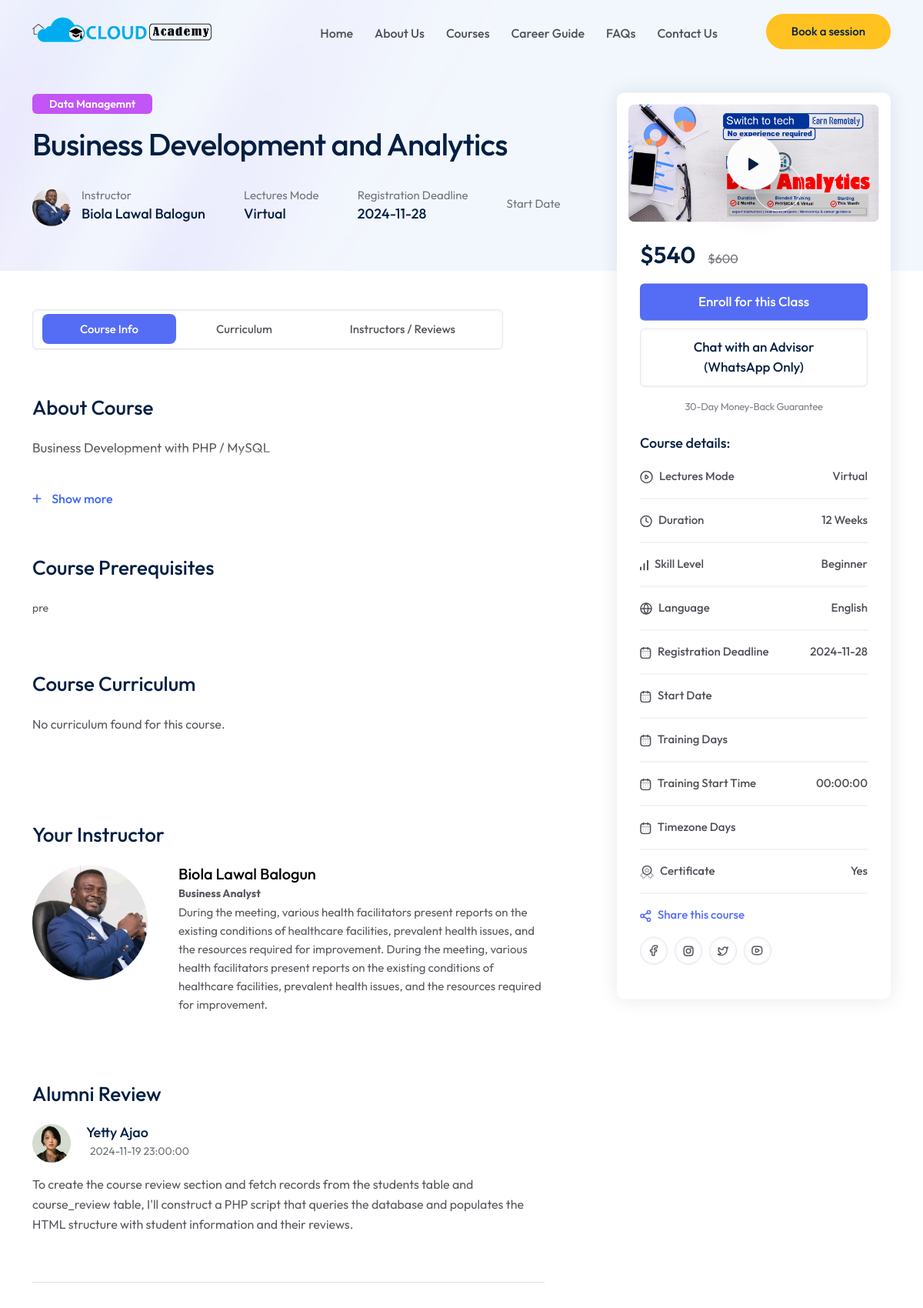
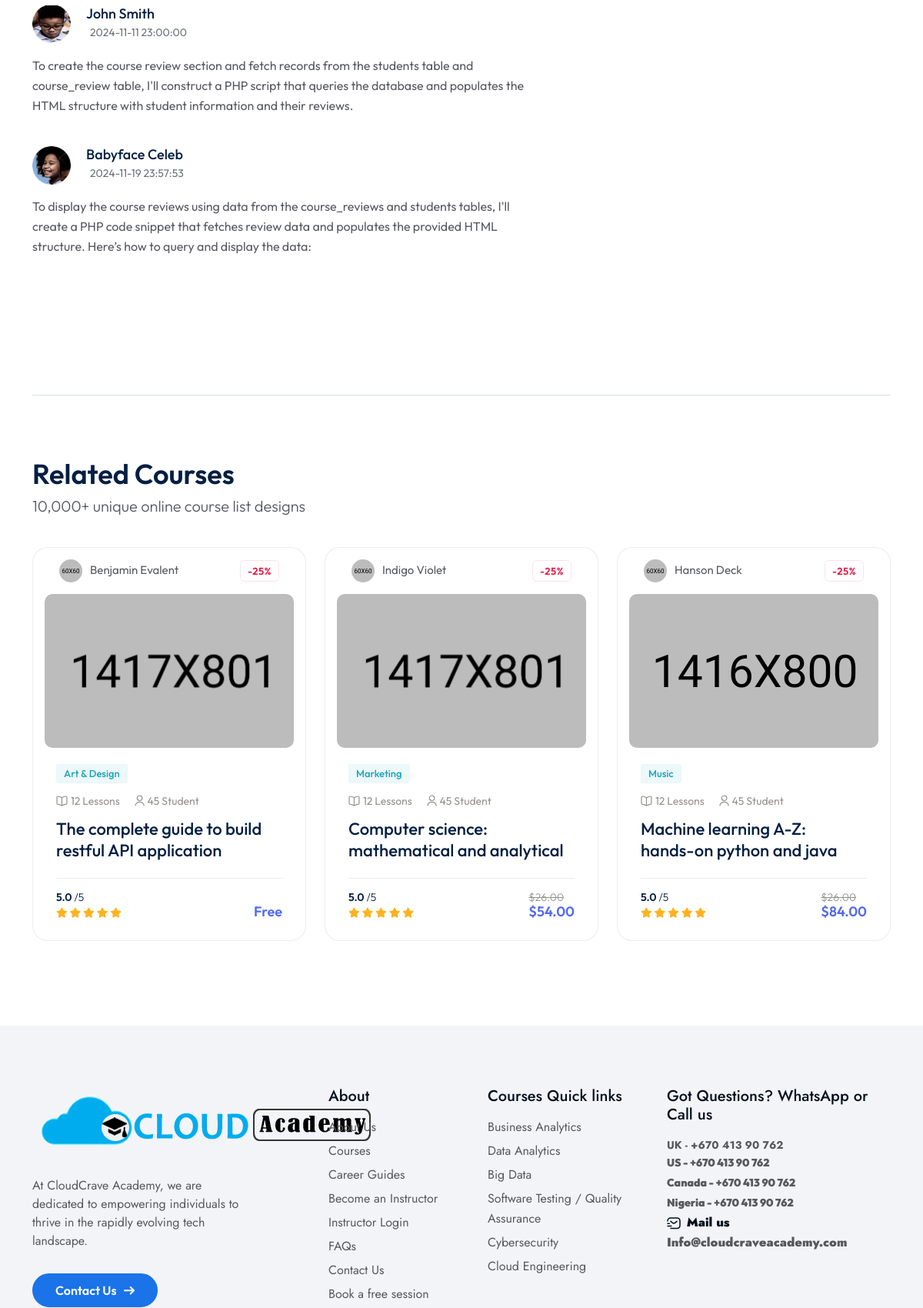
The page /course-details.php?id=4 (upper part) on the database its author committed (2 pictures, top to bottom).
### tables this page shows
CREATE TABLE `courses` (
  `course_id` int(11) NOT NULL,
  `course_name` varchar(255) NOT NULL,
  `category_id` int(11) DEFAULT NULL,
  `description` text DEFAULT NULL,
  `price` decimal(10,2) DEFAULT NULL,
  `discount_percentage` decimal(5,2) DEFAULT 0.00,
  `course_image_url` varchar(255) DEFAULT NULL,
  `intro_video_url` varchar(255) DEFAULT NULL,
  `duration` int(11) DEFAULT NULL,
  `prerequisites` text DEFAULT NULL,
  `level` enum('Beginner','Intermediate','Advanced') DEFAULT NULL,
  `created_at` timestamp NOT NULL DEFAULT current_timestamp(),
  `updated_at` timestamp NOT NULL DEFAULT current_timestamp() ON UPDATE current_timestamp(),
  `home_featured` int(10) NOT NULL,
  `banner_featured` int(10) NOT NULL,
  `status` enum('Draft','Published','Approved') DEFAULT 'Draft',
  `instructor_id` int(11) DEFAULT NULL,
  `mode` enum('Virtual','Physical','Recorded') DEFAULT 'Virtual',
  `registration_deadline` date DEFAULT NULL,
  `session_duration` int(11) NOT NULL,
  `session_duration_unit` enum('minutes','hours') NOT NULL,
  `start_datetime` datetime DEFAULT NULL,
  `timezone` varchar(50) NOT NULL,
  `training_days` set('Monday','Tuesday','Wednesday','Thursday','Friday','Saturday','Sunday') NOT NULL,
  `daily_start_time` time NOT NULL
);

CREATE TABLE `course_categories` (
  `category_id` int(11) NOT NULL,
  `category_name` varchar(255) NOT NULL,
  `description` text DEFAULT NULL
);

CREATE TABLE `instructors` (
  `instructor_id` int(11) NOT NULL,
  `instructor_name` varchar(255) NOT NULL,
  `bio` text DEFAULT NULL,
  `current_role` varchar(225) DEFAULT NULL,
  `profile_picture` varchar(255) DEFAULT NULL,
  `created_at` timestamp NOT NULL DEFAULT current_timestamp(),
  `gender` varchar(50) DEFAULT NULL,
  `location` varchar(255) DEFAULT NULL,
  `status` enum('pending','approved','rejected') DEFAULT 'pending',
  `email` varchar(255) NOT NULL,
  `password` varchar(255) NOT NULL,
  `phone_number` varchar(20) DEFAULT NULL,
  `bank_account_details` varchar(225) DEFAULT NULL
);

CREATE TABLE `course_reviews` (
  `review_id` int(11) NOT NULL,
  `course_id` int(11) DEFAULT NULL,
  `student_id` int(11) DEFAULT NULL,
  `rating` decimal(2,1) DEFAULT NULL CHECK (`rating` >= 0 and `rating` <= 5),
  `comment` text DEFAULT NULL,
  `created_at` timestamp NOT NULL DEFAULT current_timestamp(),
  `status` enum('pending','approved','rejected') DEFAULT 'pending'
);

CREATE TABLE `students` (
  `student_id` int(11) NOT NULL,
  `name` varchar(255) NOT NULL,
  `email` varchar(255) NOT NULL,
  `created_at` timestamp NOT NULL DEFAULT current_timestamp(),
  `student_status` enum('Prospective Student','Current Student','Alumni') NOT NULL DEFAULT 'Prospective Student',
  `picture` varchar(255) DEFAULT 'assets/img/default-avatar.png',
  `phone` varchar(20) DEFAULT NULL,
  `gender` enum('Male','Female','Other') DEFAULT NULL,
  `city` varchar(100) DEFAULT NULL,
  `state_province` varchar(100) DEFAULT NULL,
  `country` varchar(100) DEFAULT NULL,
  `education` varchar(255) DEFAULT NULL,
  `field_study` varchar(255) DEFAULT NULL,
  `current_job_title` varchar(255) DEFAULT NULL,
  `employer_name` varchar(255) DEFAULT NULL,
  `special_requirements` text DEFAULT NULL,
  `how_did_you_hear_about_us` varchar(255) DEFAULT NULL,
  `agree_to_terms` tinyint(1) NOT NULL DEFAULT 0
);

### course-details.php (the view, shortened to what the rows shown need)
<!doctype html>
<html class="no-js" lang="zxx">
<head>
      <?php
         require_once 'head.php';
      ?>
   </head>
   <body>
      <main>
      <?php
include 'connect.php';
if (isset($_GET['id'])) {
    $course_id = intval($_GET['id']);
} else {
    header("Location: courses.php");
    exit();
}
$query = "SELECT
    c.course_id,
    c.course_name,
    c.description AS course_description,
    c.price,
    c.discount_percentage,
    c.course_image_url,
    c.intro_video_url,
    c.duration AS course_duration,
    c.prerequisites,
    c.level,
    c.created_at AS course_created_at,
    c.updated_at AS course_updated_at,
    c.home_featured,
    c.banner_featured,
    c.status,
    c.mode,
    c.registration_deadline,
    c.start_datetime,
    c.training_days,
    c.daily_start_time,
    c.timezone,
    i.instructor_name,
    i.profile_picture,
    i.bio,
    i.current_role,
    cat.category_name
FROM
    courses c
LEFT JOIN
    instructors i ON c.instructor_id = i.instructor_id
LEFT JOIN
    course_categories cat ON c.category_id = cat.category_id
WHERE
    c.course_id = ?";
$stmt = $conn->prepare($query);
$stmt->bind_param("i", $course_id);
$stmt->execute();
$result = $stmt->get_result();
if ($result->num_rows > 0) {
    $course = $result->fetch_assoc();
} else {
    header("Location: courses.php");
    exit();
}
$price = number_format($course['price']);
$discounted_price = ($course['price'] * (1 - $course['discount_percentage'] / 100));
?>
<section class="tp-breadcrumb__area pt-25 pb-55 p-relative z-index-1 fix">
    <div class="container">
        <div class="row align-items-center">
            <div class="col-sm-12">
                <div class="tp-breadcrumb__content">
                    <div class="tp-course-details-2-header">
                        <span class="tp-course-details-2-category"><?php echo htmlspecialchars($course['category_name']); ?></span>
                        <h3 class="tp-course-details-2-title"><?php echo htmlspecialchars($course['course_name']); ?></h3>
                        <div class="tp-course-details-2-meta-wrapper d-flex align-items-center flex-wrap">
                            <div class="tp-course-details-2-meta ">
                                <div class="tp-course-details-2-author d-flex align-items-center">
                                    <div class="tp-course-details-2-author-avater">
                                        <img src="assets/uploads/instructors/<?php echo htmlspecialchars($course['profile_picture']); ?>" class="circular-image" alt="">
                                    </div>
                                    <div class="tp-course-details-2-author-content">
                                        <h3 class="tp-course-details-2-meta-title"><a href="#"><?php echo htmlspecialchars($course['instructor_name']); ?></a></h3>
                                    </div>
                                </div>
                            </div>
                            <div class="tp-course-details-2-meta">
                                <span class="tp-course-details-2-meta-subtitle">Lectures Mode</span>
                                <h3 class="tp-course-details-2-meta-title"><?php echo htmlspecialchars($course['mode']); ?></h3>
                            </div>
                            <div class="tp-course-details-2-meta">
                                <span class="tp-course-details-2-meta-subtitle">Registration Deadline</span>
                                <h3 class="tp-course-details-2-meta-title"><?php echo htmlspecialchars($course['registration_deadline']); ?></h3>
                            </div>
                            <div class="tp-course-details-2-meta">
                            </div>
                        </div>
                    </div>
                </div>
            </div>
        </div>
    </div>
</section>
         <section class="tp-course-details-2-area pt-50 pb-80">
            <div class="container">
               <div class="row">
                  <div class="col-lg-8">
                     <div class="tp-course-details-2-main-inner pr-70">
                        <div class="tp-course-details-2-content">
                           <div id="info">
                              <h4 class="tp-course-details-2-main-title">About Course</h4>
                              <div class="tp-course-details-2-text mb-60">
                                 <div class="content">
                                    <p>
                                       <?php echo htmlspecialchars($course['course_description']); ?>
                                    </p>
                                 </div>
                                 <a class="tp-course-details-showmore show-more-button"> Show more</a>
                              </div>
                              <h4 class="tp-course-details-2-main-title">Course Prerequisites</h4>
                              <div class="tp-course-details-2-list">
                                 <?php echo htmlspecialchars($course['prerequisites']); ?>
                              </div>
                           </div>
                           <div id="instructors" class="pt-100">
                              <div class="tp-course-details-2-instructor d-flex">
                                 <div class="tp-course-details-2-instructor-thumb mr-40">
                                    <img src="assets/uploads/instructors/<?php echo htmlspecialchars($course['profile_picture']); ?>" alt=""  class="circular-image" width=120>
                                 </div>
                                 <div class="tp-course-details-2-instructor-content">
                                    <h5><?php echo htmlspecialchars($course['instructor_name']); ?></h5>
                                    <b> <?php echo htmlspecialchars($course['current_role']); ?> </b>
                                    <div class="tp-course-details-2-instructor-text">
                                       <p><?php echo htmlspecialchars($course['bio']); ?></p>
                                    </div>
                                 </div>
                              </div>
                           </div>
                           <div class="tp-course-details-2-review-reply-wrap">
<?php
include 'connect.php';
$query = "SELECT cr.comment, cr.rating, cr.created_at, s.name, s.student_status, s.picture
          FROM course_reviews cr
          JOIN students s ON cr.student_id = s.student_id
          WHERE s.student_status = 'Alumni'";
if ($stmt = $conn->prepare($query)) {
    $stmt->execute();
    $result = $stmt->get_result();
    if ($result->num_rows > 0) {
        while ($row = $result->fetch_assoc()) {
            echo '<div class="tp-course-details-2-review-item-reply">
                      <div class="tp-course-details-2-review-top d-flex">
                          <div class="tp-course-details-2-review-thumb">
                              <img src="assets/uploads/students/' . htmlspecialchars($row['picture']) . '" alt="" width=50>
                          </div>
                          <div class="tp-course-details-2-review-content">
                              <h4>' . htmlspecialchars($row['name']) . '</h4>
                              <div class="tp-course-details-2-review-star">
                                  <span class="span"> ' . htmlspecialchars($row['created_at']) . '</span>
                              </div>
                          </div>
                      </div>
                      <p>' . htmlspecialchars($row['comment']) . '</p>
                  </div>';
        }
    } else {
        echo '<p>No reviews found from alumni students.</p>';
    }
} else {
    echo 'Error preparing statement: ' . $conn->error;
}
?>
                           </div>
                        </div>
                     </div>
                  </div>
                  <div class="col-lg-4">
                     <div class="tp-course-details-2-widget">
                        <div class="tp-course-details-2-widget-content">
                           <div class="tp-course-details-2-widget-price">
                              <span>$<?php echo htmlspecialchars(number_format($discounted_price)); ?> </span>
                              <del>$<?php echo htmlspecialchars($price); ?></del>
                           </div>
                           <div class="tp-course-details-2-widget-list">
                              <div class="tp-course-details-2-widget-list-item-wrapper">
                                 <div class="tp-course-details-2-widget-list-item d-flex align-items-center justify-content-between">
                                    <span>  Lectures Mode</span>
                                    <span><?php echo htmlspecialchars($course['mode']); ?></span>
                                 </div>
                                 <div class="tp-course-details-2-widget-list-item d-flex align-items-center justify-content-between">
                                    <span>  Duration</span>
                                    <span><?php echo htmlspecialchars($course['course_duration']); ?> Weeks</span>
                                 </div>
                                 <div class="tp-course-details-2-widget-list-item d-flex align-items-center justify-content-between">
                                    <span>  Skill Level</span>
                                    <span><?php echo htmlspecialchars($course['level']); ?></span>
                                 </div>
                                 <div class="tp-course-details-2-widget-list-item d-flex align-items-center justify-content-between">
                                    <span>  Registration Deadline</span>
                                    <span><?php echo htmlspecialchars($course['registration_deadline']); ?></span>
                                 </div>
                                 <div class="tp-course-details-2-widget-list-item d-flex align-items-center justify-content-between">
                                    <span>  Training Start Time</span>
                                    <span><?php echo htmlspecialchars($course['daily_start_time']); ?></span>
                                 </div>
                           </div>
                        </div>
                        </div>
                     </div>
                  </div>
               </div>
            </div>
         </section>
 </main>
   </body>
</html>

### rows shown on the page
courses: category.category_name "Data Managemnt", course_name "Business Development and Analytics", instructor.profile_picture (picture), instructor.instructor_name "Biola Lawal Balogun", mode "Virtual", registration_deadline "2024-11-28", description "Business Development with PHP / MySQL", prerequisites "pre", instructor.current_role "Business Analyst", instructor.bio "During the meeting, various health facilitators present reports on the existing conditions of healthcare facilities, prevalent health issues, and the resources required for improvement. During the meeting, various health facilitators present reports on the existing conditions of healthcare facilities, prevalent health issues, and the resources required for improvement.", discounted_price "540", price "600", duration "12", level "Beginner", daily_start_time "00:00:00"
course_reviews: student.picture (picture), student.name "Yetty Ajao", created_at "2024-11-19 23:00:00", comment "To create the course review section and fetch records from the students table and course_review table, I'll construct a PHP script that queries the database and populates the HTML structure with student information and their reviews."
course_reviews: student.picture (picture), student.name "John Smith", created_at "2024-11-11 23:00:00", comment "To create the course review section and fetch records from the students table and course_review table, I'll construct a PHP script that queries the database and populates the HTML structure with student information and their reviews."
course_reviews: student.picture (picture), student.name "Babyface Celeb", created_at "2024-11-19 23:57:53", comment "To display the course reviews using data from the course_reviews and students tables, I'll create a PHP code snippet that fetches review data and populates the provided HTML structure. Here’s how to query and display the data:"
